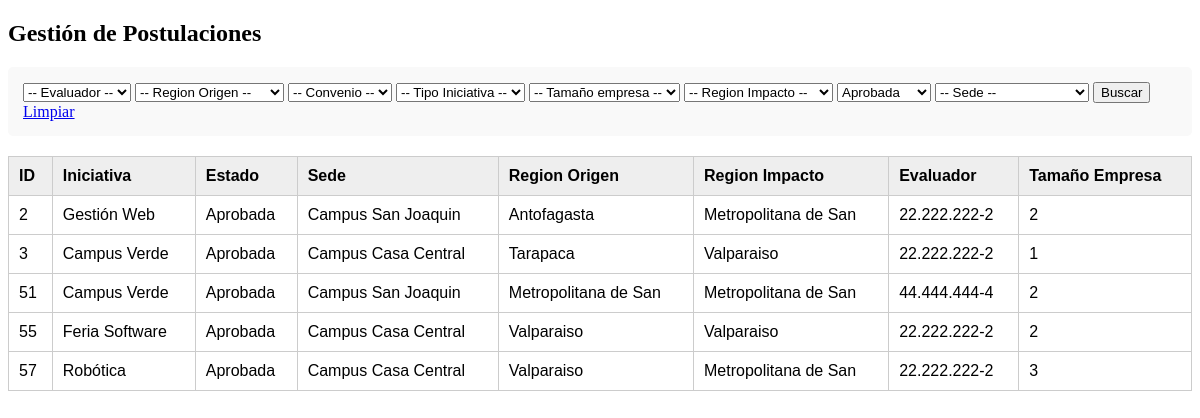
Page /busquedafiltro.php?estado=2 on the committed database.
### tables this page shows
CREATE TABLE `post_inicia` (
  `N_Postulacion` int(11) NOT NULL,
  `Codigo` int(10) NOT NULL,
  `Fecha_Post` date NOT NULL,
  `Responsable_1` varchar(100) NOT NULL,
  `Responsable_2` varchar(100) NOT NULL,
  `Presupuesto` decimal(15,2) NOT NULL,
  `id_inicia` int(9) NOT NULL,
  `Id_region_or` int(3) NOT NULL,
  `Id_region_imp` int(3) NOT NULL,
  `id_sede_postu` int(3) NOT NULL,
  `rut_empresa_postu` varchar(12) NOT NULL,
  `tipo_iniciativa_postu` int(3) NOT NULL,
  `id_estado_postu` int(3) NOT NULL,
  `rut_evaluador` varchar(12) NOT NULL,
  `rut_responsable` varchar(12) NOT NULL
);

CREATE TABLE `iniciativa` (
  `Id_iniciativa` int(9) NOT NULL,
  `Nombre_Iniciativa` varchar(255) NOT NULL,
  `Obj_iniciativa` text NOT NULL,
  `Des` text DEFAULT NULL,
  `Resultados_Iniciativa` text DEFAULT NULL,
  `Otros_doc` text DEFAULT NULL
);

CREATE TABLE `estado_postulacion` (
  `Id_Estado` int(3) NOT NULL,
  `Nombre_Estado` varchar(20) NOT NULL
);

CREATE TABLE `sede` (
  `id_sede` int(3) NOT NULL,
  `Nombre_sede` varchar(20) NOT NULL
);

CREATE TABLE `region` (
  `Id_region` int(3) NOT NULL,
  `Nombre_Region` varchar(20) NOT NULL
);

CREATE TABLE `web_usuarios` (
  `id_usuario` int(11) NOT NULL,
  `nombre` varchar(50) NOT NULL,
  `rut` varchar(12) NOT NULL,
  `contrasena` varchar(255) NOT NULL,
  `cargo` enum('Responsable Academico','Evaluador CT_USM','Administrador CT_USM') NOT NULL
);

CREATE TABLE `empresa` (
  `Rut_Empresa` varchar(12) NOT NULL,
  `Nombre_Empresa` varchar(100) NOT NULL,
  `Repre_Empresa` varchar(100) NOT NULL,
  `Mail_Repre_Empresa` varchar(100) NOT NULL,
  `Telefono_Empresa` varchar(20) NOT NULL,
  `Convenio` tinyint(1) NOT NULL,
  `tam_empresa` int(3) NOT NULL
);

### busquedafiltro.php (the view, shortened to what this page needs)
<?php
include 'bdconex.php';
$condiciones=[];
$parametros=[];
$tipos="";
if (!empty($_GET['estado'])) {
    $condiciones[] = "p.id_estado_postu = ?";
    $parametros[] = $_GET['estado'];
    $tipos .= "i";
}
$sql = "SELECT
            p.N_Postulacion,
            e.Nombre_Empresa,
            i.Nombre_Iniciativa,
            est.Nombre_Estado,
            s.Nombre_sede,
            r1.Nombre_Region AS Region_Origen,
            r2.Nombre_Region AS Region_Impacto,
            p.tipo_iniciativa_postu AS Tipo_Iniciativa,
            e.tam_empresa AS Tamaño_Empresa,
            e.Convenio,
            w.rut AS Rut_Evaluador
        FROM post_inicia p
        JOIN empresa e ON p.rut_empresa_postu = e.Rut_Empresa
        JOIN iniciativa i ON p.id_inicia = i.Id_iniciativa
        JOIN sede s ON p.id_sede_postu = s.id_sede
        JOIN estado_postulacion est ON p.id_estado_postu = est.Id_Estado
        JOIN region r1 ON p.id_region_or = r1.Id_region
        JOIN region r2 ON p.id_region_imp= r2.Id_region
        JOIN web_usuarios w ON p.rut_evaluador = w.rut";
if (count($condiciones) > 0) {
    $sql .= " WHERE " . implode(" AND ", $condiciones);
}
$stmt = $conexion->prepare($sql);
if (!empty($parametros)) {
    $stmt->bind_param($tipos, ...$parametros);
}
$stmt->execute();
$resultado = $stmt->get_result();
?>
<!DOCTYPE html>
<html lang="es">
<head>
</head>
<body>
    <h2>Gestión de Postulaciones</h2>
    <div class="filtros">
        <form method="GET">
            <select name="evaluador">
                <option value="">-- Evaluador --</option>
</select>
        <select name="region_or">
            <option value="">-- Region Origen --</option>
</select>
           <select name="Convenio">
            <option value="">-- Convenio --</option>
        </select>
            <select name="tipo_iniciativa">
                <option value="">-- Tipo Iniciativa --</option>
</select>
           <select name="tam_empresa">
            <option value="">-- Tamaño empresa --</option>
             </select>
            <select name="region_imp">
            <option value="">-- Region Impacto --</option>
        </select>
           <select name="estado">
            <?php
            $res_est = $conexion->query("SELECT Id_Estado, Nombre_Estado FROM estado_postulacion");
            while($e = $res_est->fetch_assoc()) {
                $sel = (isset($_GET['estado']) && $_GET['estado'] == $e['Id_Estado']) ? 'selected' : '';
                echo "<option value='{$e['Id_Estado']}' $sel>{$e['Nombre_Estado']}</option>";
            }
            ?>
        </select>
            <select name="sede">
            <option value="">-- Sede --</option>
        </select>
            <button type="submit">Buscar</button>
            <a href="?">Limpiar</a>
        </form>
    </div>
    <table>
        <thead>
            <tr>
                <th>ID</th>
                <th>Iniciativa</th>
                <th>Estado</th>
                <th>Sede</th>
                <th>Region Origen</th>
                <th>Region Impacto</th>
                <th>Evaluador</th>
                <th>Tamaño Empresa</th>
            </tr>
        </thead>
        <tbody>
            <?php while ($row = $resultado->fetch_assoc()): ?>
                <tr>
                    <td><?php echo $row['N_Postulacion']; ?></td>
                    <td><?php echo $row['Nombre_Iniciativa']; ?></td>
                    <td><?php echo $row['Nombre_Estado']; ?></td>
                    <td><?php echo $row['Nombre_sede']; ?></td>
                    <td><?php echo $row['Region_Origen']; ?></td>
                    <td><?php echo $row['Region_Impacto']; ?></td>
                    <td><?php echo $row['Rut_Evaluador']; ?></td>
                    <td><?php echo $row['Tamaño_Empresa']; ?></td>
                </tr>
            <?php endwhile; ?>
        </tbody>
    </table>
</body>
</html>

### busquedafiltro.php (style rules this page uses)
table { width: 100%; border-collapse: collapse; margin-top: 20px; font-family: Arial, sans-serif; }
th, td { border: 1px solid #ccc; padding: 10px; text-align: left; }
th { background-color: #eee; }
.filtros { background: #f9f9f9; padding: 15px; border-radius: 5px; }

### rows in the picture
post_inicia: N_Postulacion "2", id_inicia.Nombre_Iniciativa "Gestión Web", id_estado_postu.Nombre_Estado "Aprobada", id_sede_postu.Nombre_sede "Campus San Joaquin", Id_region_or.Nombre_Region "Antofagasta", Id_region_imp.Nombre_Region "Metropolitana de San", web_usuarios.rut "22.222.222-2", rut_empresa_postu.tam_empresa "2"
post_inicia: N_Postulacion "3", id_inicia.Nombre_Iniciativa "Campus Verde", id_estado_postu.Nombre_Estado "Aprobada", id_sede_postu.Nombre_sede "Campus Casa Central", Id_region_or.Nombre_Region "Tarapaca", Id_region_imp.Nombre_Region "Valparaiso", web_usuarios.rut "22.222.222-2", rut_empresa_postu.tam_empresa "1"
post_inicia: N_Postulacion "51", id_inicia.Nombre_Iniciativa "Campus Verde", id_estado_postu.Nombre_Estado "Aprobada", id_sede_postu.Nombre_sede "Campus San Joaquin", Id_region_imp.Nombre_Region "Metropolitana de San", web_usuarios.rut "44.444.444-4", rut_empresa_postu.tam_empresa "2"
post_inicia: N_Postulacion "55", id_inicia.Nombre_Iniciativa "Feria Software", id_estado_postu.Nombre_Estado "Aprobada", id_sede_postu.Nombre_sede "Campus Casa Central", Id_region_imp.Nombre_Region "Valparaiso", web_usuarios.rut "22.222.222-2", rut_empresa_postu.tam_empresa "2"
post_inicia: N_Postulacion "57", id_inicia.Nombre_Iniciativa "Robótica", id_estado_postu.Nombre_Estado "Aprobada", id_sede_postu.Nombre_sede "Campus Casa Central", Id_region_or.Nombre_Region "Valparaiso", Id_region_imp.Nombre_Region "Metropolitana de San", web_usuarios.rut "22.222.222-2", rut_empresa_postu.tam_empresa "3"

### other values in the picture
form field estado "Aprobada"
